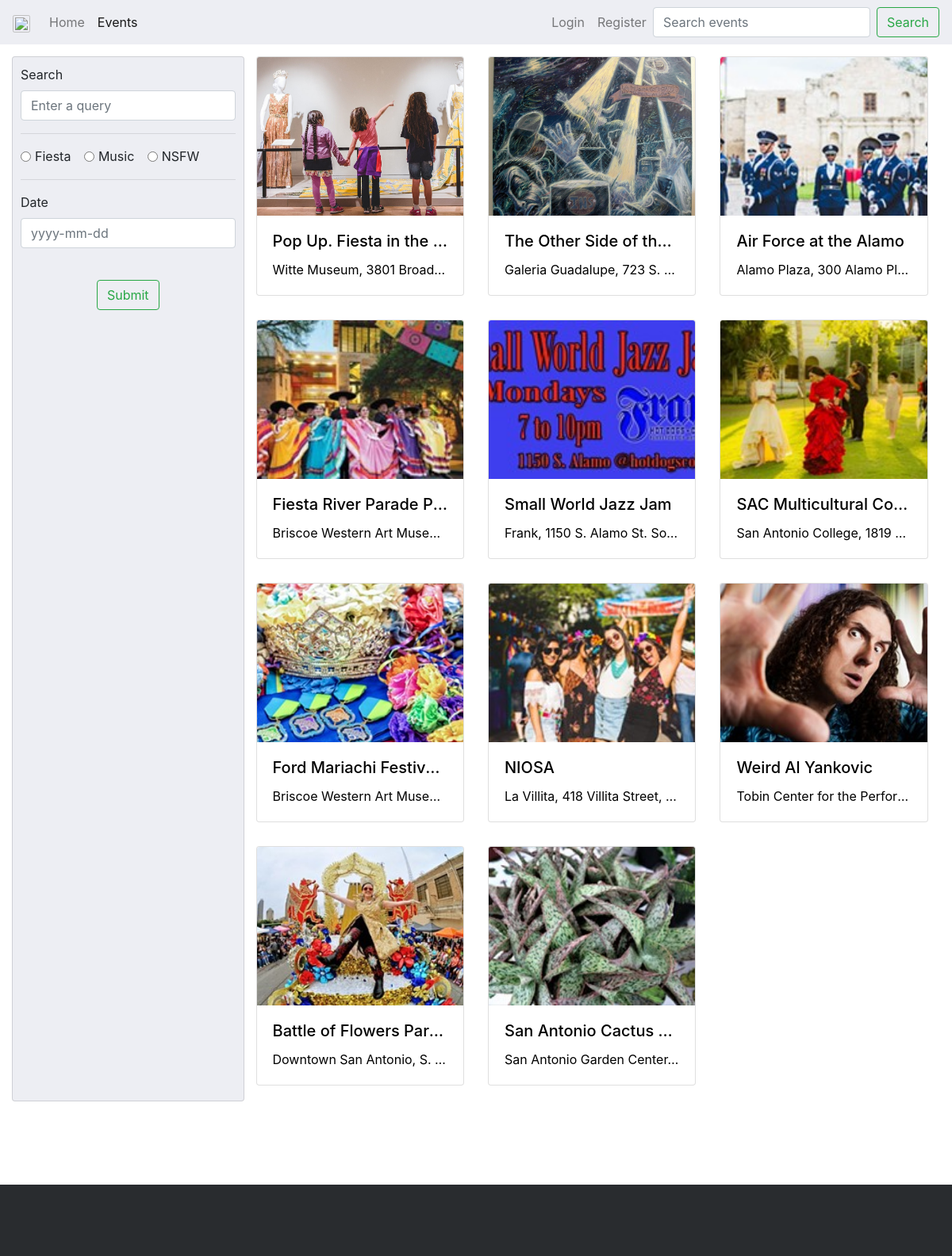
Screenshot of /events/ with the database file from the repository.
### cal/models.py (models this page shows, shortened)
class Event(models.Model):
    title = models.CharField(max_length=100, primary_key=True)
    desc = models.TextField()
    price = models.DecimalField(max_digits=6, decimal_places=2, default=0)
    venue = models.CharField(max_length=100)
    startDate = models.DateTimeField()
    imgLoc = models.CharField(max_length=100, default='default.jpg')
    category = models.CharField(max_length=100, default='default')
    class Meta:
        ordering = [ 'startDate' ]
    def get_absolute_url(self):
        return reverse('event-detail', args=[self.title])

### cal/views.py (the view)
# urls.py: re_path(r'^events/$' ,views.events, name='event-list'),
def events(request):
    event_list = Event.objects.all()
    if request.GET.__contains__('search'):
        searchParam = request.GET.__getitem__('search');
        event_list = event_list.filter(Q(title__icontains=searchParam) |
                                          Q(desc__icontains=searchParam))
    if request.GET.__contains__('category'):
        catParam = request.GET.__getitem__('category');
        event_list = event_list.filter(category__icontains=catParam)
    return render(request, 'cal/event_list.html', {'event_list' : event_list} )

### cal/templates/cal/event_list.html (shortened to what this page needs)
{% extends "base_generic.html" %}
{% block content %}
{% load static %}
<link rel="stylesheet" href="{% static 'css/style_list.css' %}">
<div class="row" style="padding: 15px; width: 100%; margin: 0px;">
  <div class="col-md-3" id="formCol">
    <form id="filter-form" class="collapse" action="/events" type="GET">
      <div class="form-group">
        <label for="searchBar">Search</label>
        <input type="text" name="search" class="form-control" id="searchBar" placeholder="Enter a query">
      </div>
      <hr/>
      <div class="form-group">
        <div class="form-check form-check-inline">
          <input class="form-check-input" type="radio" name="category" id="cat1" value="Fiesta">
          <label class="form-check-label" for="cat1">Fiesta</label>
        </div>
        <div class="form-check form-check-inline">
          <input class="form-check-input" type="radio" name="category" id="cat2" value="Music">
          <label class="form-check-label" for="cat2">Music</label>
        </div>
        <div class="form-check form-check-inline">
          <input class="form-check-input" type="radio" name="category" id="cat3" value="NSFW">
          <label class="form-check-label" for="cat3">NSFW</label>
        </div>
      </div>
      <hr/>
      <div class="form-group">
        <label for="datepicker">Date</label>
        <input type="text" name="date" class="form-control" id="datepicker" pattern="^\d{4}-\d{2}-\d{2}$" placeholder="yyyy-mm-dd">
      </div>
      <br/>
      <p class="text-center">
        <button class="btn btn-outline-success center">Submit</button>
      </p>
    </form>
  </div>
  <div class="col-md-9">
    <div class="row">
      {% if event_list %}
        {% for event in event_list %}
        <div class="col-lg-4 col-md-6 col-sm-6">
          <a href="{{event.get_absolute_url}}">
            <div class="card event-card">
              {% load static %}
              <img class="card-img-top" src="{% static event.imgLoc %}" alt="default image" style="height: 200px; object-fit: cover;">
              <div class="card-body" style="height: 100px;">
                <h5 class="card-title text-truncate">{{ event.title }}</h5>
                <p class="card-text text-truncate">{{ event.venue }}</p>
              </div>
            </div>
          </a>
        </div>
        {% endfor %}
      {% endif %}
    </div>
  </div>
</div>
{% endblock %}

### cal/templates/base_generic.html (shortened to what this page needs)
<!DOCTYPE html>
<html>
  <head>
    <link rel="stylesheet" href="https://maxcdn.bootstrapcdn.com/bootstrap/4.0.0/css/bootstrap.min.css">
    <link rel="stylesheet" href="path/to/font-awesome/css/font-awesome.min.css">
    <link rel="stylesheet" href="https://code.jquery.com/ui/1.12.1/themes/base/jquery-ui.css">
    {% load static %}
    <link rel="stylesheet" href="{% static 'css/styles.css' %}">
  </head>
    <body>
      <nav class="navbar navbar-expand-lg navbar-light bg-light" style="background-color: #edeef3 !important;">
        <a class="navbar-brand" href="#"><img src="https://cdn3.volusion.com/drk7m.puwj5/v/vspfiles/photos/636_Brown_Women-2.jpg" style="width:70px; padding: 2px; border: 1px solid silver; border-radius: 10%"></a>
        <div class="collapse navbar-collapse justify-content-end" id="navbarNavAltMarkup">
          <div class="navbar-nav mr-auto">
            <a class="nav-item nav-link" id="nav-home" href="/">Home</a>
            <a class="nav-item nav-link" id="nav-events" href="/events">Events</a>
          </div>
          <div class="navbar-nav my-2 my-lg-0 ml-auto">
            {% if user.is_authenticated %}
            <a class="nav-item nav-link" href="{% url 'logout'%}?next={{request.path}}">Logout</a>
            <li class="nav-item nav-link" style="color: rgba(0,0,0,.5)">{{ user.get_username }}</li>
            {% else %}
            <a class="nav-item nav-link" id="nav-login" href="{% url 'login'%}">Login</a>
            <a class="nav-item nav-link" id="nav-register" href="{% url 'register'%}">Register</a>
            {% endif %}
            <form class="form-inline" id="nav-form" action="/events" type="GET">
              <input class="form-control mr-sm-2" type="text" name="search" id="navSearchBar" placeholder="Search events" aria-label="Search events">
              <button class="btn btn-outline-success my-2 my-sm-0">Search</button>
            </form>
          </div>
        </div>
      </nav>
    {% block content %}
    {% endblock %}
  		<footer class="footer-distributed">
  		</footer>
  </body>
</html>

### cal/static/css/styles.css (style rules this page uses)
.footer-distributed { background-color: #292c2f; box-shadow: 0 1px 1px 0 rgba(0, 0, 0, 0.12); box-sizing: border-box; width: 100%; text-align: left; font: normal 16px sans-serif; padding: 45px 50px; margin-top: 80px; }

### cal/static/css/style_list.css (style rules this page uses)
.col-md-6 { margin-bottom: 30px; }
#formCol { background-color: #edeef3; padding: 10px; margin-bottom: 10px; border: 1px solid rgba(0, 0, 0, 0.125); border-radius: 4px; }
a { text-decoration: none ; color: black; }
.card-body { transition: background-color 0.5s ease; }
body { height: 100%; }

### rows the page displays
Event: imgLoc (picture), title "Pop Up. Fiesta in the…", venue "Witte Museum, 3801 Broad…"
Event: imgLoc (picture), title "The Other Side of th…", venue "Galeria Guadalupe, 723 S.…"
Event: imgLoc (picture), title "Air Force at the Alamo", venue "Alamo Plaza, 300 Alamo Pl…"
Event: imgLoc (picture), title "Fiesta River Parade…", venue "Briscoe Western Art Muse…"
Event: imgLoc (picture), title "Small World Jazz Jam", venue "Frank, 1150 S. Alamo St. So…"
Event: imgLoc (picture), title "SAC Multicultural Co…", venue "San Antonio College, 1819…"
Event: imgLoc (picture), title "Ford Mariachi Festiv…", venue "Briscoe Western Art Muse…"
Event: imgLoc (picture), title "NIOSA", venue "La Villita, 418 Villita Street,…"
Event: imgLoc (picture), title "Weird Al Yankovic", venue "Tobin Center for the Perfor…"
Event: imgLoc (picture), title "Battle of Flowers Par…", venue "Downtown San Antonio, S.…"
Event: imgLoc (picture), title "San Antonio Cactus…", venue "San Antonio Garden Center…"
